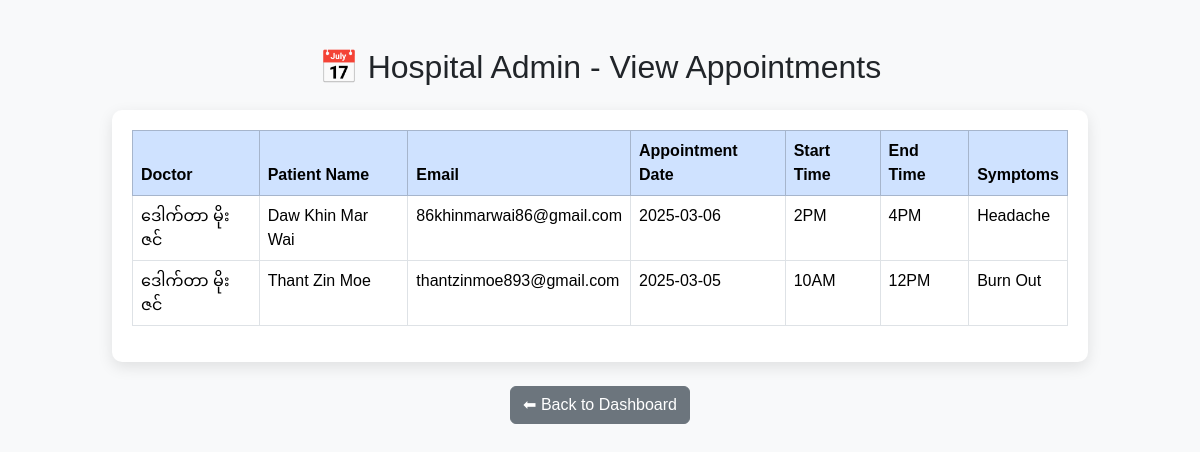
Screenshot of /PHP/hos_admin_view_appointment.php?doctor_id=67 (signed in) with the database file from the repository.
### tables this page shows
CREATE TABLE IF NOT EXISTS `booking` (
  `id` int NOT NULL AUTO_INCREMENT,
  `doctor_id` int DEFAULT NULL,
  `hospital_id` int DEFAULT NULL,
  `useremail` varchar(50) NOT NULL,
  `appointment_date` date NOT NULL,
  `appointment_start_time` varchar(10) NOT NULL,
  `appointment_end_time` varchar(10) NOT NULL,
  `patient_name` varchar(255) DEFAULT NULL,
  `symptoms` text,
  `token_number` tinyint(1) NOT NULL,
  PRIMARY KEY (`id`),
  KEY `doctor_id` (`doctor_id`),
  KEY `hospital_id` (`hospital_id`)
);

CREATE TABLE IF NOT EXISTS `doctors` (
  `doctor_id` int NOT NULL AUTO_INCREMENT,
  `name` varchar(100) NOT NULL,
  `email` varchar(100) NOT NULL,
  `password` varchar(255) NOT NULL,
  `job_type` varchar(100) NOT NULL,
  `credential` text NOT NULL,
  `gender` enum('Male','Female','Other') NOT NULL,
  `consultation_fee` decimal(10,2) NOT NULL DEFAULT '0.00',
  `profile` text NOT NULL,
  `profile_image` varchar(255) NOT NULL,
  `experience` varchar(255) NOT NULL,
  PRIMARY KEY (`doctor_id`)
);

### PHP/hos_admin_view_appointment.php (the view, shortened to what this page needs)
<?php
$host = 'localhost';
$user = 'root';
$password = '';
$dbname = 'project';
$conn = new mysqli($host, $user, $password, $dbname);
$doctor_id = $_GET['doctor_id'];
$query = '
    SELECT b.id, b.appointment_date, b.appointment_start_time, b.appointment_end_time,
           b.patient_name, b.useremail, b.symptoms, d.name AS doctor_name
    FROM booking b
    JOIN doctors d ON b.doctor_id = d.doctor_id
    WHERE d.doctor_id = ?
    ORDER BY b.appointment_date DESC, b.appointment_start_time ASC';
$stmt = $conn->prepare($query);
$stmt->bind_param('i', $doctor_id);
$stmt->execute();
$result = $stmt->get_result();
?>
<!DOCTYPE html>
<html lang="en">
<head>
    <link href="https://cdn.jsdelivr.net/npm/bootstrap@5.3.3/dist/css/bootstrap.min.css" rel="stylesheet">
</head>
<body>
    <div class="container py-5">
        <h2 class="text-center mb-4">📅 Hospital Admin - View Appointments</h2>
        <?php if ($result->num_rows > 0): ?>
        <div class="table-container">
            <table class="table table-bordered table-hover">
                <thead class="table-primary">
                    <tr>
                        <th>Doctor</th>
                        <th>Patient Name</th>
                        <th>Email</th>
                        <th>Appointment Date</th>
                        <th>Start Time</th>
                        <th>End Time</th>
                        <th>Symptoms</th>
                    </tr>
                </thead>
                <tbody>
                    <?php while ($row = $result->fetch_assoc()): ?>
                    <tr>
                        <td><?= htmlspecialchars($row['doctor_name']) ?></td>
                        <td><?= htmlspecialchars($row['patient_name']) ?></td>
                        <td><?= htmlspecialchars($row['useremail']) ?></td>
                        <td><?= htmlspecialchars($row['appointment_date']) ?></td>
                        <td><?= htmlspecialchars($row['appointment_start_time']) ?></td>
                        <td><?= htmlspecialchars($row['appointment_end_time']) ?></td>
                        <td><?= htmlspecialchars($row['symptoms']) ?></td>
                    </tr>
                    <?php endwhile; ?>
                </tbody>
            </table>
        </div>
        <?php else: ?>
        <p class="text-center text-muted">No appointments found.</p>
        <?php endif; ?>
        <div class="text-center mt-4">
            <a href="hospital_dashboard.php" class="btn btn-secondary">⬅ Back to Dashboard</a>
        </div>
    </div>
</body>
</html>

### PHP/hos_admin_view_appointment.php (style rules this page uses)
body { font-family: 'Poppins', sans-serif; background-color: #f8f9fa; }
.container { max-width: 1000px; }
.table-container { background: white; padding: 20px; border-radius: 10px; box-shadow: 0px 5px 15px rgba(0, 0, 0, 0.1); }

### rows the page displays
booking: doctor.name "ဒေါက်တာ မိုးဇင်", patient_name "Daw Khin Mar Wai", useremail "86khinmarwai86@gmail.com", appointment_date "2025-03-06", appointment_start_time "2PM", appointment_end_time "4PM", symptoms "Headache"
booking: doctor.name "ဒေါက်တာ မိုးဇင်", patient_name "Thant Zin Moe", useremail "thantzinmoe893@gmail.com", appointment_date "2025-03-05", appointment_start_time "10AM", appointment_end_time "12PM", symptoms "Burn Out"
